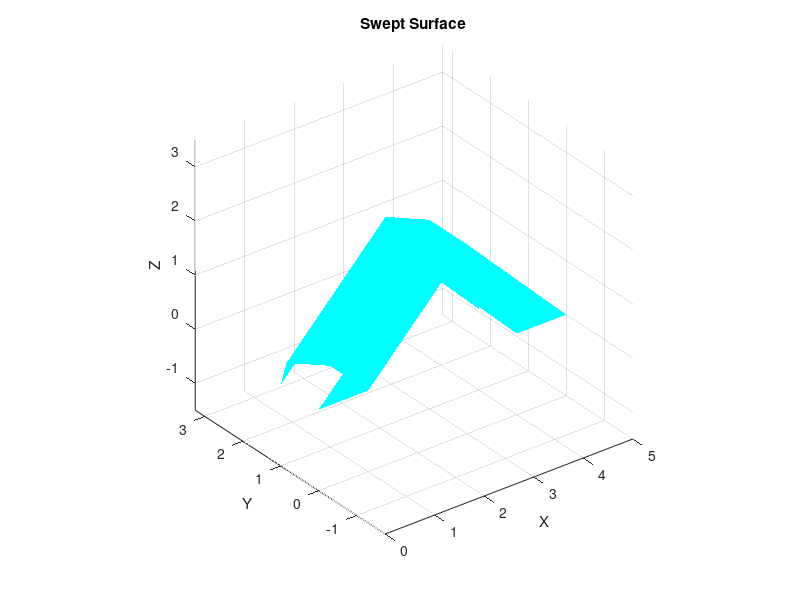

Source code (MATLAB):
% Read the coordinates from the text file
data = importdata('swept_surface_coordinates.txt');
x = data(:, 1);
y = data(:, 2);
z = data(:, 3);

% Reshape the data to form coordinate matrices
numPointsCurve = numel(x) / 5;
x = reshape(x, 5, numPointsCurve)';
y = reshape(y, 5, numPointsCurve)';
z = reshape(z, 5, numPointsCurve)';

% Plot the surface
figure;
surf(x, y, z, 'FaceColor', 'cyan', 'EdgeColor', 'none');
xlabel('X');
ylabel('Y');
zlabel('Z');
title('Swept Surface');
axis equal;
grid on;
